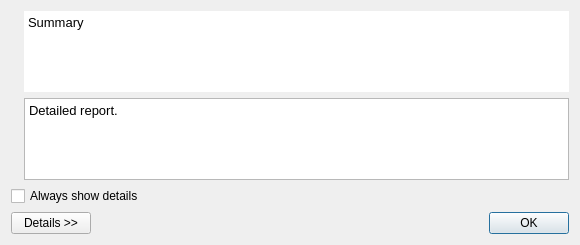
<?xml version="1.0" encoding="UTF-8"?>
<ui version="4.0">
 <class>QgsErrorDialogBase</class>
 <widget class="QDialog" name="QgsErrorDialogBase">
  <property name="geometry">
   <rect>
    <x>0</x>
    <y>0</y>
    <width>580</width>
    <height>245</height>
   </rect>
  </property>
  <property name="windowTitle">
   <string>Dialog</string>
  </property>
  <layout class="QVBoxLayout" name="verticalLayout_2">
   <item>
    <layout class="QHBoxLayout" name="horizontalLayout_2">
     <item>
      <widget class="QLabel" name="mIconLabel">
       <property name="sizePolicy">
        <sizepolicy hsizetype="Minimum" vsizetype="Minimum">
         <horstretch>0</horstretch>
         <verstretch>0</verstretch>
        </sizepolicy>
       </property>
       <property name="text">
        <string/>
       </property>
       <property name="pixmap">
        <pixmap>../../images/themes/default/mIconWarn.png</pixmap>
       </property>
      </widget>
     </item>
     <item>
      <layout class="QVBoxLayout" name="verticalLayout">
       <item>
        <widget class="QTextBrowser" name="mSummaryTextBrowser">
         <property name="frameShape">
          <enum>QFrame::NoFrame</enum>
         </property>
         <property name="frameShadow">
          <enum>QFrame::Plain</enum>
         </property>
         <property name="lineWidth">
          <number>0</number>
         </property>
         <property name="html">
          <string>&lt;!DOCTYPE HTML PUBLIC &quot;-//W3C//DTD HTML 4.0//EN&quot; &quot;http://www.w3.org/TR/REC-html40/strict.dtd&quot;&gt;
&lt;html&gt;&lt;head&gt;&lt;meta name=&quot;qrichtext&quot; content=&quot;1&quot; /&gt;&lt;style type=&quot;text/css&quot;&gt;
p, li { white-space: pre-wrap; }
&lt;/style&gt;&lt;/head&gt;&lt;body style=&quot; font-family:'Ubuntu'; font-size:11pt; font-weight:400; font-style:normal;&quot;&gt;
&lt;p style=&quot; margin-top:0px; margin-bottom:0px; margin-left:0px; margin-right:0px; -qt-block-indent:0; text-indent:0px;&quot;&gt;&lt;span style=&quot; font-family:'DejaVu Sans'; font-size:10pt;&quot;&gt;Summary&lt;/span&gt;&lt;/p&gt;&lt;/body&gt;&lt;/html&gt;</string>
         </property>
        </widget>
       </item>
       <item>
        <widget class="QTextBrowser" name="mDetailTextBrowser">
         <property name="sizePolicy">
          <sizepolicy hsizetype="Expanding" vsizetype="Expanding">
           <horstretch>0</horstretch>
           <verstretch>0</verstretch>
          </sizepolicy>
         </property>
         <property name="html">
          <string>&lt;!DOCTYPE HTML PUBLIC &quot;-//W3C//DTD HTML 4.0//EN&quot; &quot;http://www.w3.org/TR/REC-html40/strict.dtd&quot;&gt;
&lt;html&gt;&lt;head&gt;&lt;meta name=&quot;qrichtext&quot; content=&quot;1&quot; /&gt;&lt;style type=&quot;text/css&quot;&gt;
p, li { white-space: pre-wrap; }
&lt;/style&gt;&lt;/head&gt;&lt;body style=&quot; font-family:'Ubuntu'; font-size:11pt; font-weight:400; font-style:normal;&quot;&gt;
&lt;p style=&quot; margin-top:0px; margin-bottom:0px; margin-left:0px; margin-right:0px; -qt-block-indent:0; text-indent:0px;&quot;&gt;&lt;span style=&quot; font-family:'DejaVu Sans'; font-size:10pt;&quot;&gt;Detailed report.&lt;/span&gt;&lt;/p&gt;&lt;/body&gt;&lt;/html&gt;</string>
         </property>
        </widget>
       </item>
      </layout>
     </item>
    </layout>
   </item>
   <item>
    <widget class="QCheckBox" name="mDetailCheckBox">
     <property name="text">
      <string>Always show details</string>
     </property>
    </widget>
   </item>
   <item>
    <layout class="QHBoxLayout" name="horizontalLayout">
     <item>
      <widget class="QPushButton" name="mDetailPushButton">
       <property name="text">
        <string>Details &gt;&gt;</string>
       </property>
      </widget>
     </item>
     <item>
      <spacer name="horizontalSpacer">
       <property name="orientation">
        <enum>Qt::Horizontal</enum>
       </property>
       <property name="sizeHint" stdset="0">
        <size>
         <width>40</width>
         <height>20</height>
        </size>
       </property>
      </spacer>
     </item>
     <item>
      <widget class="QDialogButtonBox" name="buttonBox">
       <property name="sizePolicy">
        <sizepolicy hsizetype="Minimum" vsizetype="Fixed">
         <horstretch>0</horstretch>
         <verstretch>0</verstretch>
        </sizepolicy>
       </property>
       <property name="orientation">
        <enum>Qt::Horizontal</enum>
       </property>
       <property name="standardButtons">
        <set>QDialogButtonBox::Ok</set>
       </property>
      </widget>
     </item>
    </layout>
   </item>
  </layout>
 </widget>
 <tabstops>
  <tabstop>mSummaryTextBrowser</tabstop>
  <tabstop>mDetailTextBrowser</tabstop>
  <tabstop>mDetailCheckBox</tabstop>
  <tabstop>mDetailPushButton</tabstop>
  <tabstop>buttonBox</tabstop>
 </tabstops>
 <resources/>
 <connections>
  <connection>
   <sender>buttonBox</sender>
   <signal>accepted()</signal>
   <receiver>QgsErrorDialogBase</receiver>
   <slot>accept()</slot>
   <hints>
    <hint type="sourcelabel">
     <x>248</x>
     <y>254</y>
    </hint>
    <hint type="destinationlabel">
     <x>157</x>
     <y>274</y>
    </hint>
   </hints>
  </connection>
  <connection>
   <sender>buttonBox</sender>
   <signal>rejected()</signal>
   <receiver>QgsErrorDialogBase</receiver>
   <slot>reject()</slot>
   <hints>
    <hint type="sourcelabel">
     <x>316</x>
     <y>260</y>
    </hint>
    <hint type="destinationlabel">
     <x>286</x>
     <y>274</y>
    </hint>
   </hints>
  </connection>
 </connections>
</ui>
